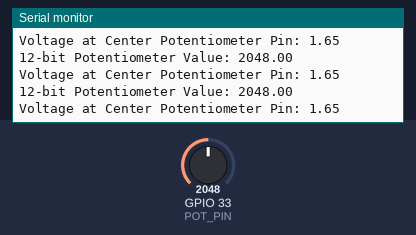
Recording of a sketch running on a simulated ESP32. Parts: the last lines printed to the serial monitor. Inputs (shaded band) come from the test bench; at power-on: GPIO 33 (POT_PIN) = 2048.

Above: at 1.2 s.
1.3 s: GPIO 33 (POT_PIN) set to 2866
At 1.57 s:
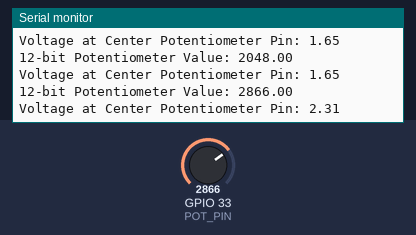
2.8 s: GPIO 33 (POT_PIN) set to 3603
At 2.98 s:
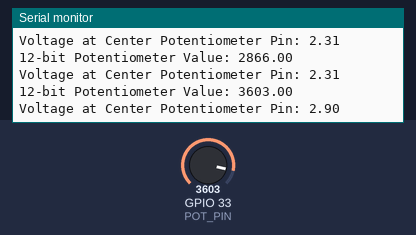
Timing chart, 0 to 5.8 s (numbered marks = the images above; inputs shaded):
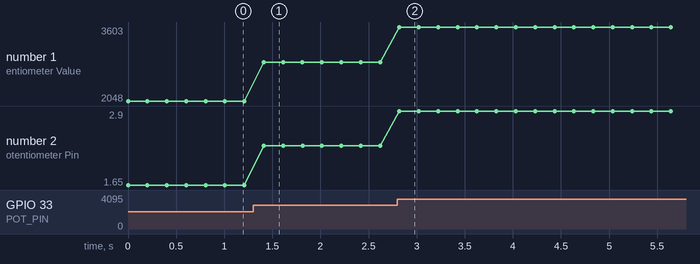

The sketch:

potentiometer.ino
```cpp
/**
 * potentiometer
 *
 * This was written for the CS427 class at the University of Portland - Internet of Things.
 * The potentiometers included are 10k potentiometers, which means they have a total resistance
 * of 10,000 Ohms. Turning the shaft of the potentiometer changes the resistance between the
 * center pin and both of the outer pins.
 */

 // set the ESP32 pin for the potentiometer
 #define POT_PIN 33

void setup() {
    // set the potentiometer pin to analog input
    pinMode(POT_PIN, INPUT);

    // begin Serial communication on 115200 baud channel
    Serial.begin(115200);

}

void loop() {
    // read the value and print to Serial monitor
    float val = analogRead(POT_PIN);
    Serial.print("12-bit Potentiometer Value: ");
    Serial.println(val);

    // the analog to digital converter (ADC) in the ESP32 is 12-bit, which means the values
    // are between 0-4095, so val will be within that range. You can use Arduino's built-in
    // map() function to read how much voltage is at the potentiometer's center pin.
    float millivoltage = float(map(val, 0, 4095, 0, 3300));
    float voltage = millivoltage/1000.0;
    Serial.print("Voltage at Center Potentiometer Pin: ");
    Serial.println(voltage);

    // delay 200ms
    delay(200);
}
```

Measured:
- after the input at 1.3 s, the serial monitor: prints a new line after 0.11 s (image 1)
- after the input at 2.8 s, the serial monitor: prints a new line at once (image 2)
- plotted number 1: 2048 → 2866 after the input at 1.3 s, 2866 → 3603 after the input at 2.8 s
- plotted number 2: 1.65 → 2.31 after the input at 1.3 s, 2.31 → 2.9 after the input at 2.8 s
